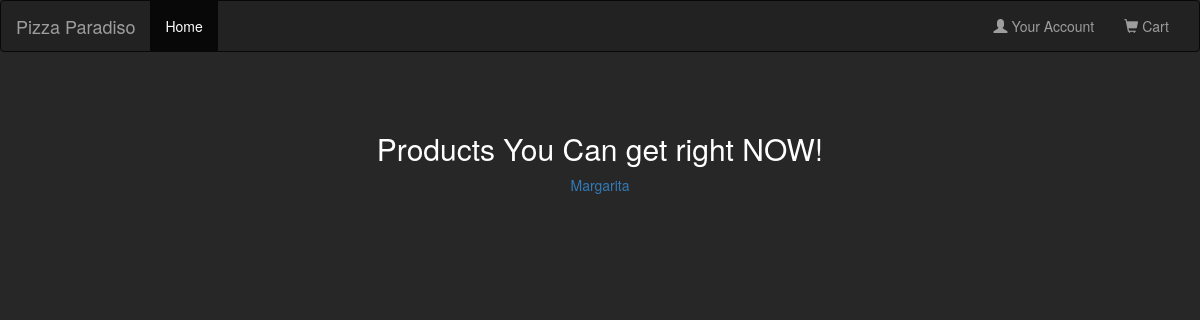
The app's page /our_products/, older data.
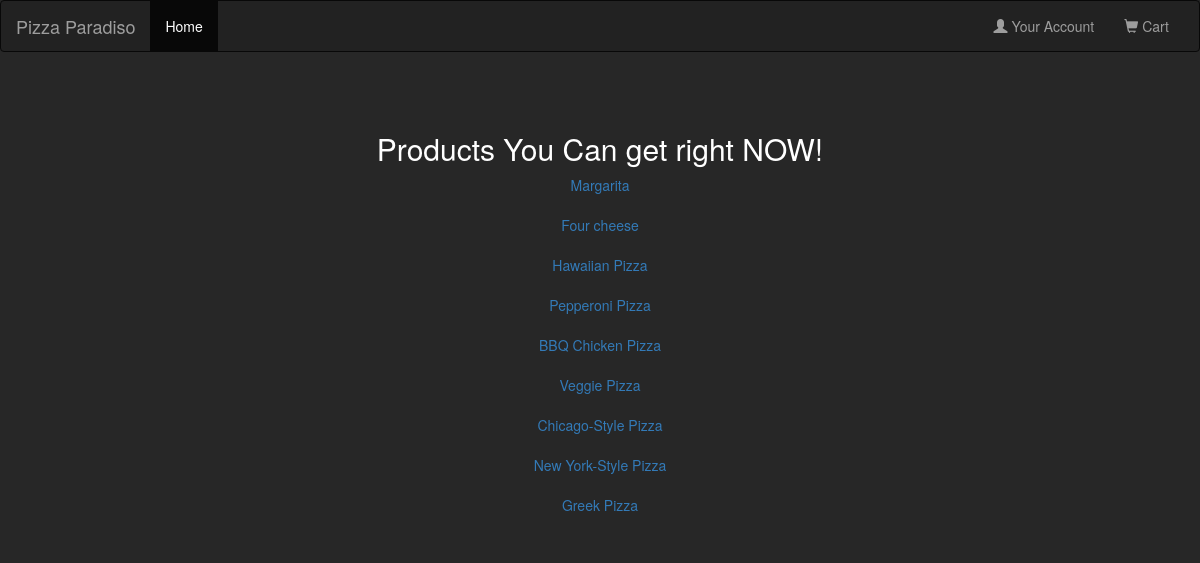
The same page, newer data.
### pizzas/models.py (models this page shows, shortened)
class Pizza(models.Model):
    name = models.CharField(max_length=50)
    price = models.PositiveIntegerField()
    score = models.FloatField()
    details = models.TextField(max_length=300)
    image = models.ImageField(null=True, blank=True)
    category = models.ForeignKey('DoughType', null=True,
                                 on_delete=models.PROTECT, verbose_name="Dough")

### pizzas/views.py (the view)
# urls.py: path('our_products/', our_products, name='all_products'),
def our_products(request):
    context = {
        'pizzas': Pizza.objects.all()
    }
    return render(request, 'pizzas/all_products.html', context)

### templates/pizzas/all_products.html (shortened to what this page needs)
<!DOCTYPE html>
<html lang="en">
<head>
    <link href="https://maxcdn.bootstrapcdn.com/bootstrap/3.4.1/css/bootstrap.min.css" rel="stylesheet">
    <link rel="stylesheet" href="https://maxcdn.bootstrapcdn.com/bootstrap/3.4.1/css/bootstrap.min.css">
</head>
<body style="background-color:#272727 ;text-align:center">
<nav class="navbar navbar-inverse">
    <div class="container-fluid">
        <div class="navbar-header">
            <a class="navbar-brand" href="#">Pizza Paradiso</a>
        </div>
        <div class="collapse navbar-collapse" id="myNavbar">
            <ul class="nav navbar-nav">
                <li class="active"><a href="{% url 'main_page'%}">Home</a></li>
            </ul>
            <ul class="nav navbar-nav navbar-right">
                <li><a href="#"><span class="glyphicon glyphicon-user"></span> Your Account</a></li>
                <li><a href="#"><span class="glyphicon glyphicon-shopping-cart"></span> Cart</a></li>
            </ul>
        </div>
    </div>
</nav>
<div class="container mt-3">
    <br></br>
    <h2 style="text-align: center; color: white;">Products You Can get right NOW!</h2>
    {% block content %}
    {% for pizza in pizzas %}
    <a href="{% url 'pizza_detail' pizza.id %}">{{pizza.name}}</a><br></br>
    {% endfor %}
    {% endblock content %}
</div>
</body>
</html>

Row changes from the older to the newer data that the page shows:
added Pizza: name "Four cheese"
added Pizza: name "Hawaiian Pizza"
added Pizza: name "Pepperoni Pizza"
added Pizza: name "BBQ Chicken Pizza"
added Pizza: name "Veggie Pizza"
added Pizza: name "Chicago-Style Pizza"
added Pizza: name "New York-Style Pizza"
added Pizza: name "Greek Pizza"
